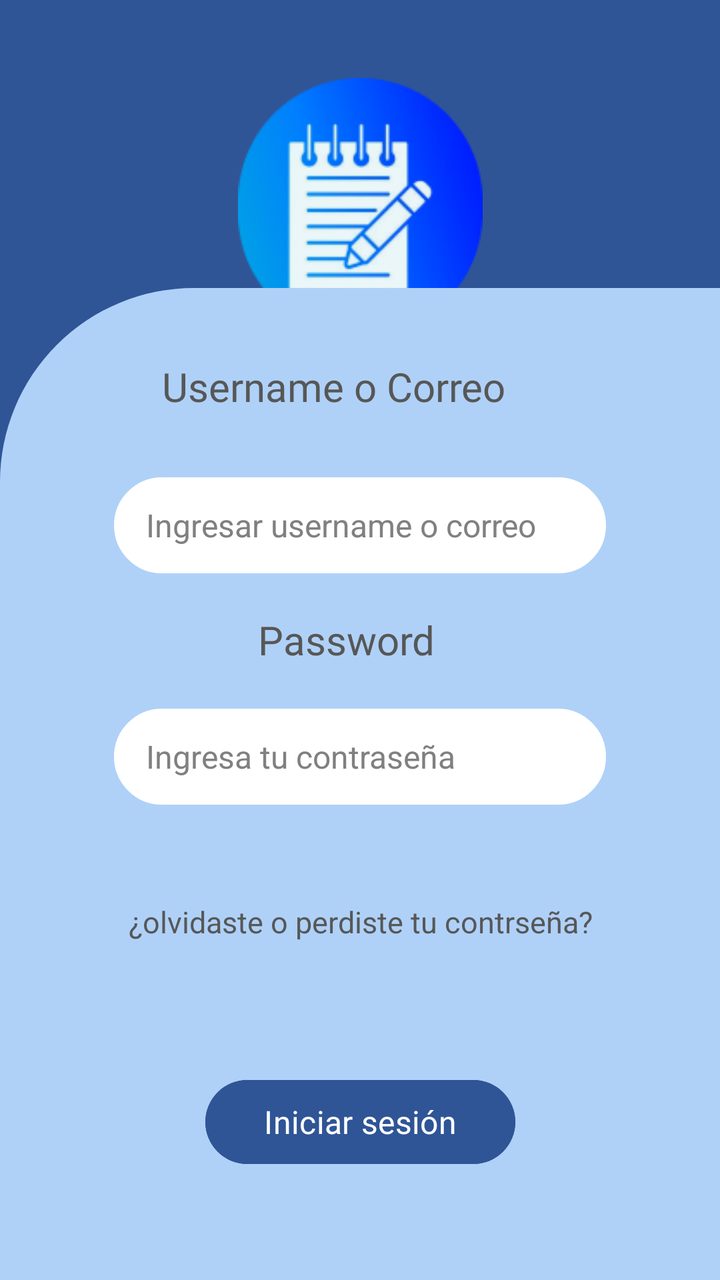
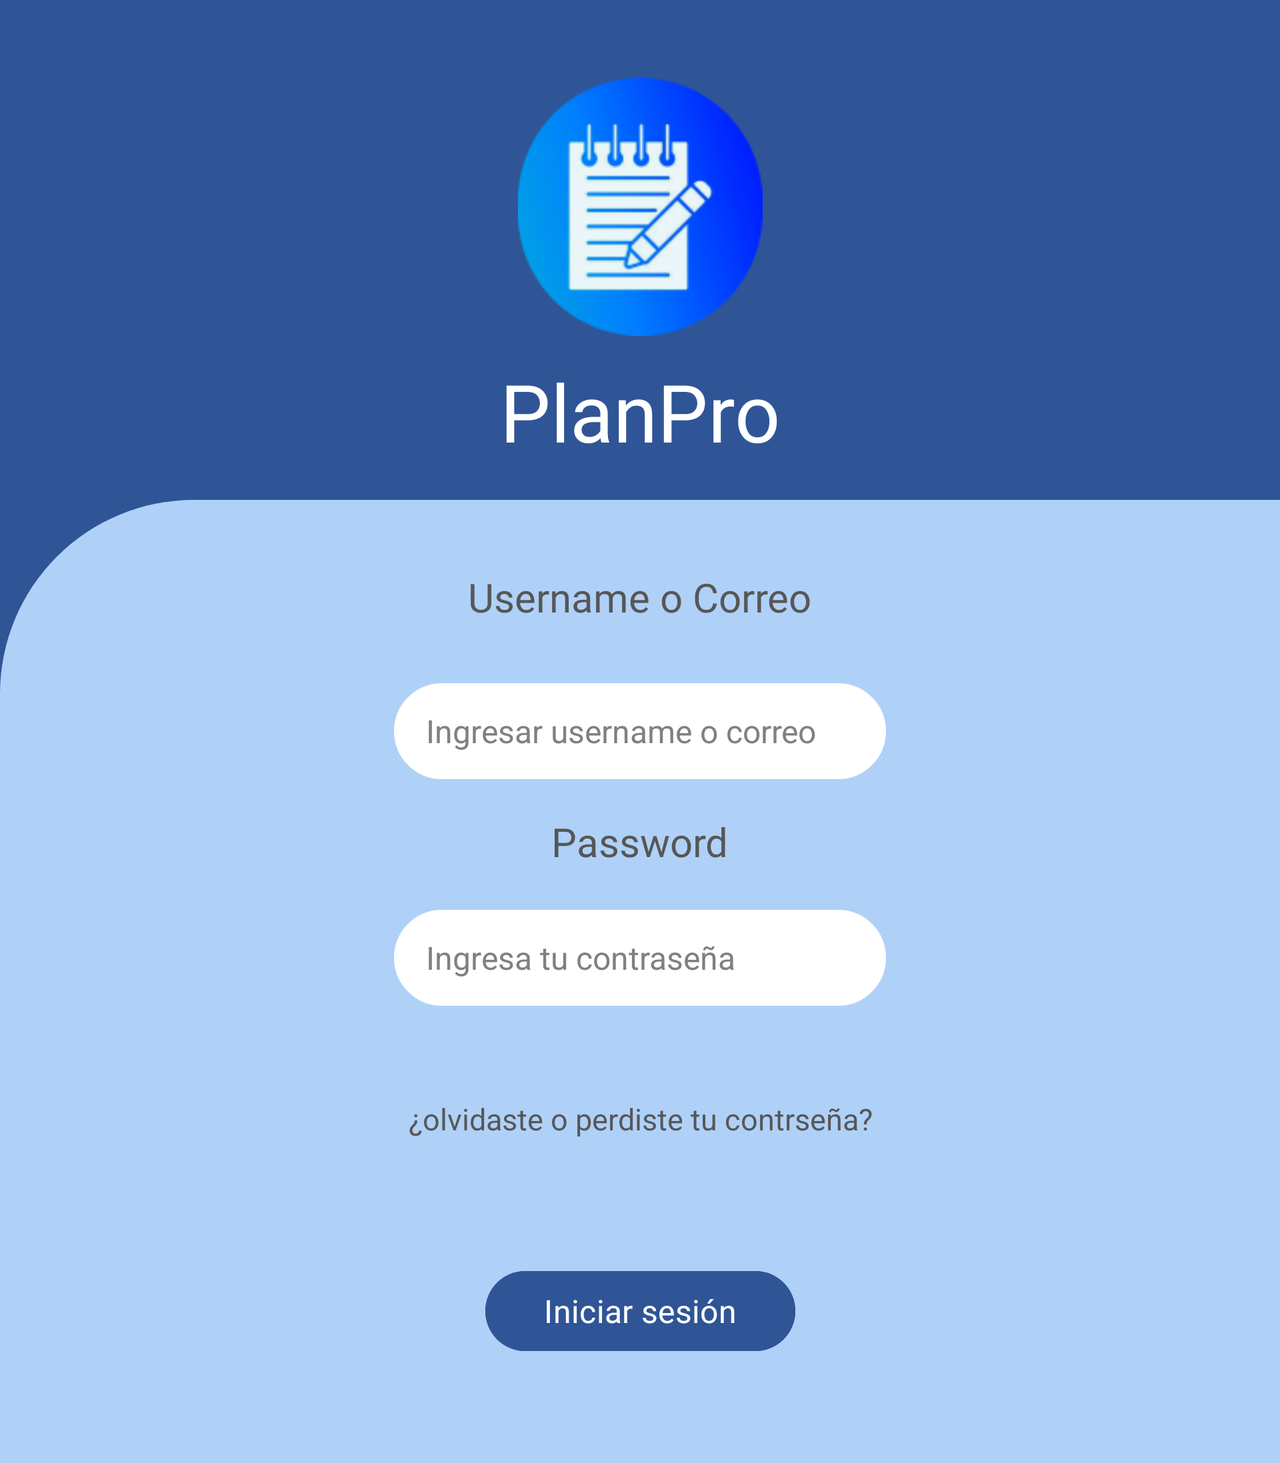

One screen, two layout resources from the same app: the default and the repository's alternative for another configuration. Each is rendered where Android would select it; the XML of both is given below.
<!-- AndroidManifest.xml: application theme Theme.PlanProPropio -->
<!-- res/layout/activity_login.xml -->
<?xml version="1.0" encoding="utf-8"?>
<androidx.constraintlayout.widget.ConstraintLayout xmlns:android="http://schemas.android.com/apk/res/android"
    xmlns:app="http://schemas.android.com/apk/res-auto"
    xmlns:tools="http://schemas.android.com/tools"
    android:id="@+id/main"
    android:layout_width="match_parent"
    android:layout_height="match_parent"
    android:background="#2F5596"
    tools:context=".LoginActivity">


    <ImageView
        android:id="@+id/imageViewLogoLogin"
        android:layout_width="137dp"
        android:layout_height="129dp"
        android:layout_marginTop="39dp"
        android:contentDescription="@string/Logo"
        android:src="@drawable/bloc_notes_2__1_"
        app:layout_constraintEnd_toEndOf="parent"
        app:layout_constraintStart_toStartOf="parent"
        app:layout_constraintTop_toTopOf="parent" />

    <TextView
        android:id="@+id/textViewPlanProLogin"
        android:layout_width="wrap_content"
        android:layout_height="wrap_content"
        android:layout_marginTop="179dp"
        android:fontFamily="@font/jsmath_cmti10"
        android:text="@string/planpro"
        android:textColor="#FFFFFF"
        android:textSize="40sp"
        app:layout_constraintEnd_toEndOf="parent"
        app:layout_constraintStart_toStartOf="parent"
        app:layout_constraintTop_toTopOf="parent" />

    <View
        android:id="@+id/viewRectanguloLogin"
        android:layout_width="match_parent"
        android:layout_height="496dp"
        android:background="@drawable/rounded_rectangle"
        app:layout_constraintBottom_toBottomOf="parent"
        app:layout_constraintStart_toStartOf="parent"
        app:layout_constraintTop_toTopOf="parent"
        app:layout_constraintVertical_bias="1.0" />

    <TextView
        android:id="@+id/textViewUsernameOcorreo"
        android:layout_width="198dp"
        android:layout_height="31dp"
        android:fontFamily="@font/inter_medium"
        android:text="@string/usernameocorreo"
        android:textColor="#575757"
        android:textSize="20sp"
        app:layout_constraintBottom_toBottomOf="parent"
        app:layout_constraintEnd_toEndOf="parent"
        app:layout_constraintStart_toStartOf="parent"
        app:layout_constraintTop_toTopOf="@+id/viewRectanguloLogin"
        app:layout_constraintVertical_bias="0.077" />

    <EditText
        android:id="@+id/editTextUserCorreoLogin"
        android:layout_width="246dp"
        android:layout_height="48dp"
        android:autofillHints="example@email.com"
        android:background="@drawable/rounded_edittext"
        android:hint="@string/ingresaruserocorreo"
        android:inputType="text"
        android:paddingStart="16dp"
        android:paddingTop="10dp"
        android:paddingEnd="16dp"
        android:paddingBottom="10dp"
        android:textColor="#000000"
        android:textColorHint="#808080"
        android:textSize="16sp"
        app:layout_constraintBottom_toBottomOf="parent"
        app:layout_constraintEnd_toEndOf="parent"
        app:layout_constraintStart_toStartOf="parent"
        app:layout_constraintTop_toTopOf="@+id/viewRectanguloLogin"
        app:layout_constraintVertical_bias="0.211" />


    <EditText
        android:id="@+id/editTextPasswordLogin"
        android:layout_width="246dp"
        android:layout_height="48dp"
        android:autofillHints="Password"
        android:background="@drawable/rounded_edittext"
        android:hint="@string/ingresa_tu_contraseña"
        android:importantForAccessibility="yes"
        android:inputType="textPassword"
        android:paddingStart="16dp"
        android:paddingTop="10dp"
        android:paddingEnd="16dp"
        android:paddingBottom="10dp"
        android:textColor="#000000"
        android:textColorHint="#808080"
        android:textSize="16sp"
        app:layout_constraintBottom_toBottomOf="@+id/viewRectanguloLogin"
        app:layout_constraintEnd_toEndOf="parent"
        app:layout_constraintStart_toStartOf="parent"
        app:layout_constraintTop_toBottomOf="@+id/editTextUserCorreoLogin"
        app:layout_constraintVertical_bias="0.222" />

    <TextView
        android:id="@+id/textViewPasswordLogin"
        android:layout_width="102dp"
        android:layout_height="25dp"
        android:fontFamily="@font/inter_medium"
        android:text="@string/password"
        android:textColor="#575757"
        android:textSize="20sp"
        app:layout_constraintBottom_toTopOf="@+id/editTextPasswordLogin"
        app:layout_constraintEnd_toEndOf="parent"
        app:layout_constraintStart_toStartOf="parent"
        app:layout_constraintTop_toBottomOf="@+id/editTextUserCorreoLogin"
        app:layout_constraintVertical_bias="0.463" />

    <Button
        android:id="@+id/buttonIniciarSesionLogin"
        android:layout_width="155dp"
        android:layout_height="50dp"
        android:backgroundTint="#2F5596"
        android:fontFamily="@font/inter_medium"
        android:text="@string/iniciarsesion"
        android:textColor="#FFFFFF"
        android:textSize="16sp"
        app:layout_constraintBottom_toBottomOf="@+id/viewRectanguloLogin"
        app:layout_constraintEnd_toEndOf="parent"
        app:layout_constraintStart_toStartOf="parent"
        app:layout_constraintTop_toBottomOf="@+id/editTextPasswordLogin"
        app:layout_constraintVertical_bias="0.712" />

    <TextView
        android:id="@+id/textViewOlvidastePerdisteLogin"
        android:layout_width="wrap_content"
        android:layout_height="48dp"
        android:clickable="true"
        android:focusable="true"
        android:gravity="center"
        android:text="@string/olvidastetucontraseña"
        android:textColor="#575757"
        android:textSize="15sp"
        app:layout_constraintBottom_toTopOf="@+id/buttonIniciarSesionLogin"
        app:layout_constraintEnd_toEndOf="parent"
        app:layout_constraintStart_toStartOf="parent"
        app:layout_constraintTop_toBottomOf="@+id/editTextPasswordLogin"
        app:layout_constraintVertical_bias="0.406" />

    <TextView
        android:id="@+id/textViewRegistroLogin"
        android:layout_width="wrap_content"
        android:layout_height="48dp"
        android:clickable="true"
        android:focusable="true"
        android:gravity="center"
        android:textColor="#575757"
        android:textSize="15sp"
        app:layout_constraintBottom_toTopOf="@+id/buttonIniciarSesionLogin"
        app:layout_constraintEnd_toEndOf="parent"
        app:layout_constraintStart_toStartOf="parent"
        app:layout_constraintTop_toBottomOf="@+id/textViewOlvidastePerdisteLogin" />


</androidx.constraintlayout.widget.ConstraintLayout>
<!-- resources referenced by this layout -->
<resources>
  <!-- drawable bloc_notes_2__1_: png bitmap (drawable, 15674 bytes) -->
  <!-- drawable rounded_edittext (drawable) -->
  <shape xmlns:android="http://schemas.android.com/apk/res/android">
      <solid android:color="#FFFFFF" />
      <corners android:radius="155dp" />
      <stroke android:width="1dp" android:color="#FFFFFF" />
  </shape>
  <!-- drawable rounded_rectangle (drawable) -->
  <?xml version="1.0" encoding="utf-8"?>
  <shape xmlns:android="http://schemas.android.com/apk/res/android">
      <solid android:color="#AFD1F8" />
  
      <corners android:topLeftRadius="97dp" />
  </shape>
  <string name="Logo">Logo de la app</string>
  <string name="ingresaruserocorreo">Ingresar username o correo</string>
  <string name="iniciarsesion">Iniciar sesión</string>
  <string name="password">Password</string>
  <string name="planpro">PlanPro</string>
  <string name="usernameocorreo">Username o Correo</string>
  <style name="Theme.PlanProPropio" parent="Base.Theme.PlanProPropio" />
  <style name="Base.Theme.PlanProPropio" parent="Theme.Material3.DayNight.NoActionBar">
          
          
      </style>
</resources>
<!-- res/layout-land/activity_login.xml (the repository's variant of the layout above) -->
<!-- drawn on the phone turned sideways -->
<?xml version="1.0" encoding="utf-8"?>
<ScrollView xmlns:android="http://schemas.android.com/apk/res/android"
    android:layout_width="match_parent"
    android:layout_height="match_parent"
    xmlns:app="http://schemas.android.com/apk/res-auto"
    xmlns:tools="http://schemas.android.com/tools"
    android:fillViewport="true"
    android:fitsSystemWindows="true">

    <androidx.constraintlayout.widget.ConstraintLayout
        android:id="@+id/main"
        android:layout_width="match_parent"
        android:layout_height="wrap_content"
        android:background="#2F5596"
        tools:context=".LoginActivity">


        <ImageView
            android:id="@+id/imageViewLogoLogin"
            android:layout_width="137dp"
            android:layout_height="129dp"
            android:layout_marginTop="39dp"
            android:contentDescription="@string/Logo"
            android:src="@drawable/bloc_notes_2__1_"
            app:layout_constraintEnd_toEndOf="parent"
            app:layout_constraintStart_toStartOf="parent"
            app:layout_constraintTop_toTopOf="parent" />

        <TextView
            android:id="@+id/textViewPlanProLogin"
            android:layout_width="wrap_content"
            android:layout_height="wrap_content"
            android:layout_marginTop="179dp"
            android:fontFamily="@font/jsmath_cmti10"
            android:text="@string/planpro"
            android:textColor="#FFFFFF"
            android:textSize="40sp"
            app:layout_constraintEnd_toEndOf="parent"
            app:layout_constraintStart_toStartOf="parent"
            app:layout_constraintTop_toTopOf="parent" />

        <View
            android:id="@+id/viewRectanguloLogin"
            android:layout_width="0dp"
            android:layout_height="0dp"
            android:layout_marginTop="250dp"
            android:background="@drawable/rounded_rectangle"
            app:layout_constraintBottom_toBottomOf="parent"
            app:layout_constraintEnd_toEndOf="parent"
            app:layout_constraintHorizontal_bias="0.0"
            app:layout_constraintStart_toStartOf="parent"
            app:layout_constraintTop_toTopOf="parent"
            app:layout_constraintVertical_bias="0.0" />

        <TextView
            android:id="@+id/textViewUsernameOcorreo"
            android:layout_width="wrap_content"
            android:layout_height="wrap_content"
            android:fontFamily="@font/inter_medium"
            android:text="@string/usernameocorreo"
            android:textColor="#575757"
            android:textSize="20sp"
            app:layout_constraintBottom_toBottomOf="parent"
            app:layout_constraintEnd_toEndOf="parent"
            app:layout_constraintStart_toStartOf="parent"
            app:layout_constraintTop_toTopOf="@+id/viewRectanguloLogin"
            app:layout_constraintVertical_bias="0.077" />

        <EditText
            android:id="@+id/editTextUserCorreoLogin"
            android:layout_width="246dp"
            android:layout_height="48dp"
            android:autofillHints="example@email.com"
            android:background="@drawable/rounded_edittext"
            android:hint="@string/ingresaruserocorreo"
            android:inputType="text"
            android:paddingStart="16dp"
            android:paddingTop="10dp"
            android:paddingEnd="16dp"
            android:paddingBottom="10dp"
            android:textColor="#000000"
            android:textColorHint="#808080"
            android:textSize="16sp"
            app:layout_constraintBottom_toBottomOf="parent"
            app:layout_constraintEnd_toEndOf="parent"
            app:layout_constraintStart_toStartOf="parent"
            app:layout_constraintTop_toTopOf="@+id/viewRectanguloLogin"
            app:layout_constraintVertical_bias="0.211" />


        <EditText
            android:id="@+id/editTextPasswordLogin"
            android:layout_width="246dp"
            android:layout_height="48dp"
            android:autofillHints="Password"
            android:background="@drawable/rounded_edittext"
            android:hint="@string/ingresa_tu_contraseña"
            android:importantForAccessibility="yes"
            android:inputType="textPassword"
            android:paddingStart="16dp"
            android:paddingTop="10dp"
            android:paddingEnd="16dp"
            android:paddingBottom="10dp"
            android:textColor="#000000"
            android:textColorHint="#808080"
            android:textSize="16sp"
            app:layout_constraintBottom_toBottomOf="@+id/viewRectanguloLogin"
            app:layout_constraintEnd_toEndOf="parent"
            app:layout_constraintStart_toStartOf="parent"
            app:layout_constraintTop_toBottomOf="@+id/editTextUserCorreoLogin"
            app:layout_constraintVertical_bias="0.222" />

        <TextView
            android:id="@+id/textViewPasswordLogin"
            android:layout_width="wrap_content"
            android:layout_height="wrap_content"
            android:fontFamily="@font/inter_medium"
            android:text="@string/password"
            android:textColor="#575757"
            android:textSize="20sp"
            app:layout_constraintBottom_toTopOf="@+id/editTextPasswordLogin"
            app:layout_constraintEnd_toEndOf="parent"
            app:layout_constraintStart_toStartOf="parent"
            app:layout_constraintTop_toBottomOf="@+id/editTextUserCorreoLogin"
            app:layout_constraintVertical_bias="0.463" />

        <Button
            android:id="@+id/buttonIniciarSesionLogin"
            android:layout_width="155dp"
            android:layout_height="wrap_content"
            android:backgroundTint="#2F5596"
            android:fontFamily="@font/inter_medium"
            android:text="@string/iniciarsesion"
            android:textColor="#FFFFFF"
            android:textSize="16sp"
            app:layout_constraintBottom_toBottomOf="@+id/viewRectanguloLogin"
            app:layout_constraintEnd_toEndOf="parent"
            app:layout_constraintStart_toStartOf="parent"
            app:layout_constraintTop_toBottomOf="@+id/editTextPasswordLogin"
            app:layout_constraintVertical_bias="0.712" />

        <TextView
            android:id="@+id/textViewOlvidastePerdisteLogin"
            android:layout_width="wrap_content"
            android:layout_height="48dp"
            android:clickable="true"
            android:focusable="true"
            android:gravity="center"
            android:text="@string/olvidastetucontraseña"
            android:textColor="#575757"
            android:textSize="15sp"
            app:layout_constraintBottom_toTopOf="@+id/buttonIniciarSesionLogin"
            app:layout_constraintEnd_toEndOf="parent"
            app:layout_constraintStart_toStartOf="parent"
            app:layout_constraintTop_toBottomOf="@+id/editTextPasswordLogin"
            app:layout_constraintVertical_bias="0.406" />

        <TextView
            android:id="@+id/textViewRegistroLogin"
            android:layout_width="wrap_content"
            android:layout_height="48dp"
            android:clickable="true"
            android:focusable="true"
            android:gravity="center"
            android:textColor="#575757"
            android:textSize="15sp"
            app:layout_constraintBottom_toTopOf="@+id/buttonIniciarSesionLogin"
            app:layout_constraintEnd_toEndOf="parent"
            app:layout_constraintStart_toStartOf="parent"
            app:layout_constraintTop_toBottomOf="@+id/textViewOlvidastePerdisteLogin" />


    </androidx.constraintlayout.widget.ConstraintLayout>


</ScrollView>
